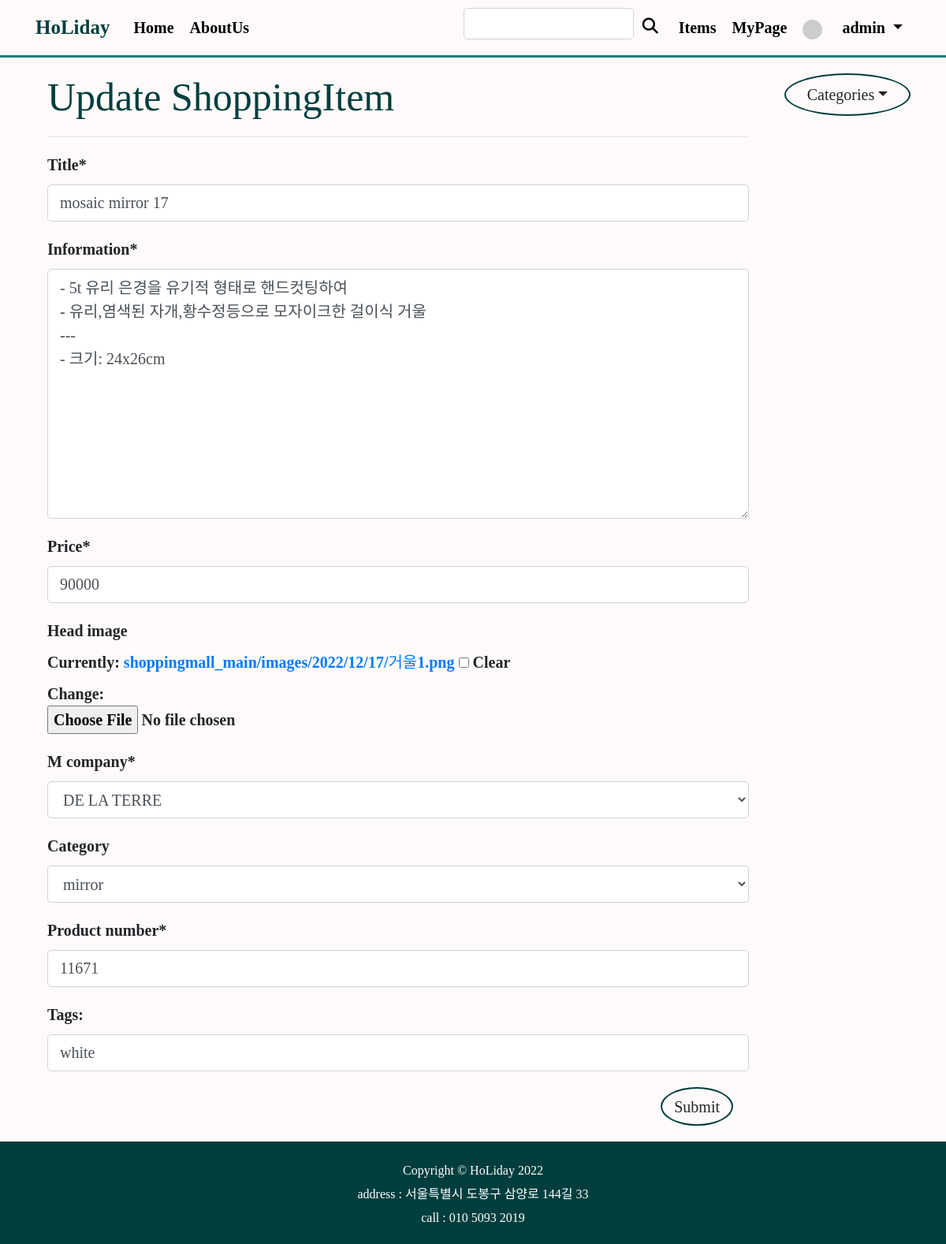
The page /shoppingmall_main/update_post/27/ (signed in) on the database as committed earlier.
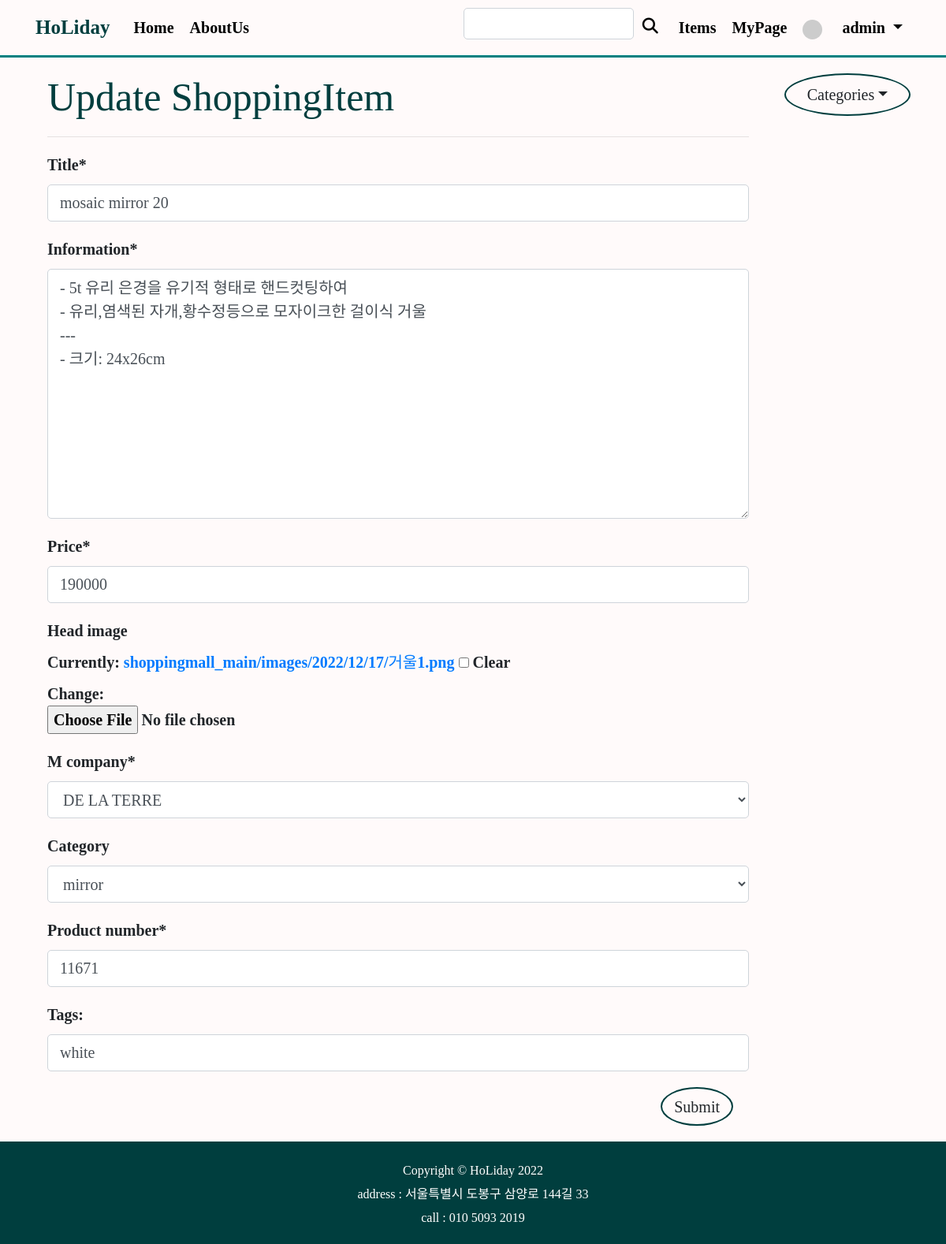
The same page on the database as committed later.
### shoppingmall_main/models.py (models this page shows, shortened)
class ShoppingItem(models.Model):
    created_at = models.DateTimeField(auto_now_add=True)
    updated_at = models.DateTimeField(auto_now=True)
    title = models.CharField(max_length=50) # 상품 이름
    information = MarkdownxField() # 상품 설명
    price = models.IntegerField() # 가격
    like_users = models.ManyToManyField(User,related_name='like_shopping',blank=True)
    head_image = models.ImageField(upload_to='shoppingmall_main/images/%Y/%m/%d/', blank=True) # 상품 이미지
    author = models.ForeignKey(User, null=True, on_delete=models.SET_NULL)
    m_company = models.ForeignKey(Company, null=True, on_delete=models.SET_NULL) # 제조사
    category = models.ForeignKey(Category, null=True, blank=True, on_delete=models.CASCADE) # 카테고리
    product_number = models.IntegerField() # 그 외 상품번호
    tags = models.ManyToManyField(ColorTag,blank=True) # 다대다 관계

### shoppingmall_main/views.py (the view, shortened to what this page needs)
# urls.py: path('update_post/<int:pk>/',views.ShoppingItemUpdate.as_view()),
class ShoppingItemUpdate(UpdateView):
    model = ShoppingItem
    fields = ['title', 'information', 'price', 'head_image', 'm_company', 'category','product_number'] #,'tags'
    template_name = 'shoppingmall_main/shoppingitem_update_form.html'
    def dispatch(self, request, *args, **kwargs):
        if request.user.is_authenticated and request.user == self.get_object().author:
            return super(ShoppingItemUpdate, self).dispatch(request, *args, **kwargs)
        else:
            raise PermissionDenied
    def get_context_data(self, *, object_list=None, **kwargs):
        context = super(ShoppingItemUpdate, self).get_context_data() ##템플릿에서 필요한 거 담아서 전달
        if self.object.tags.exists():
            tags_str_list = list() #빈 리스트 생성
            for t in self.object.tags.all():
                tags_str_list.append(t.name)
            context['tags_str_default'] = ';'.join(tags_str_list)
        context['categories'] = Category.objects.all()
        context['no_category_post_count'] = ShoppingItem.objects.filter(category=None).count
        return context

### shoppingmall_main/models.py (called while the page is built)
    def __str__(self):
        return self.name

    def __str__(self):
        return self.name

    def get_absolute_url(self):
        return f'/shoppingmall_main/category/{self.slug}'

### shoppingmall_main/templates/shoppingmall_main/shoppingitem_update_form.html (shortened to what this page needs)
{% extends 'shoppingmall_main/base.html' %}
{% load crispy_forms_tags %}
{% block main_area %}
<div class="container mt-3">
    <h1 style="color:rgb(0, 62, 62)">Update ShoppingItem</h1>
    <hr/>
    <form method="post" enctype="multipart/form-data">
            {{form | crispy}}
            <div id="div_id_tags_str">
                <label for="id_tags">Tags:</label>
                <input id="id_tags" type="text" name="tags_str" value="{{tags_str_default}}" class="textinput textInput form-control">
            </div>
        <button type="submit" class="btn float-right m-3"style="background-color : snow; border: 2px solid rgb(0,62,62);border-radius:50%">Submit</button>
    </form>
</div>
{% endblock %}

Rows that differ between the two databases and show on the page:
changed ShoppingItem "- 5t 유리 은경을 유기적 형태로 핸드컷팅하여 - 유리,염색된 자개,황수정등으로 모자이크한 걸이식 거울 --- - 크기: 24x26cm": title "mosaic mirror 17" → "mosaic mirror 20"; price "90000" → "190000"
